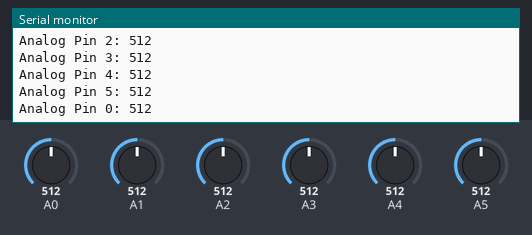
The sketch below on a simulated Arduino Uno, built with avr-gcc and run on an emulated ATmega328P. Parts: the last lines printed to the serial monitor. The inputs (shaded band) are chosen by the test bench; at power-on: A0 = 512, A1 = 512, A2 = 512, A3 = 512, A4 = 512, A5 = 512.

Above: at 6.8 s.
6.9 s: A0 set to 716
At 7.4 s:
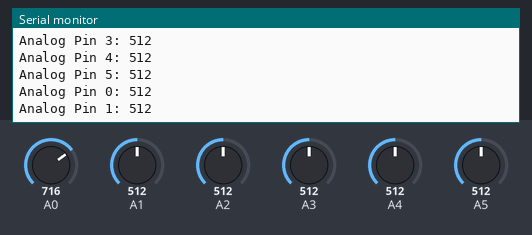
13.6 s: A1 set to 716
At 14.8 s:
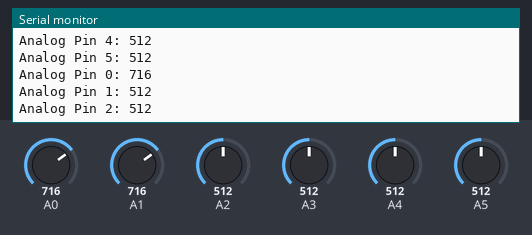
20.3 s: A2 set to 716
At 21.8 s:
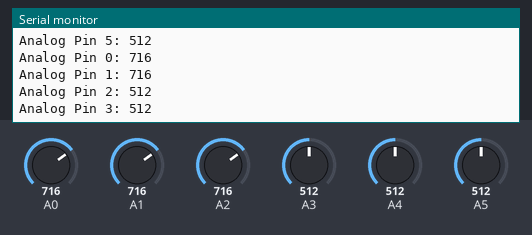
27.0 s: A3 set to 716
At 27.8 s:
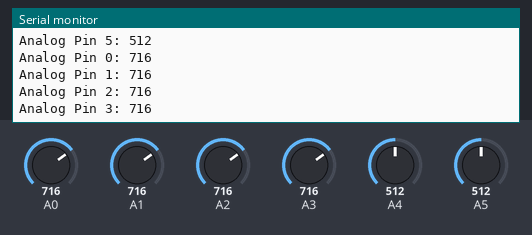
33.7 s: A4 set to 716
At 34.4 s:
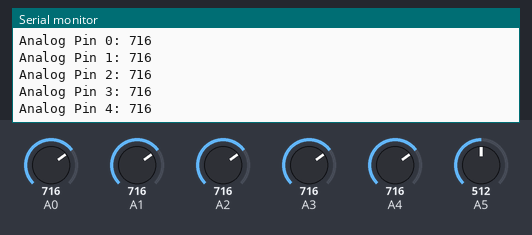
40.4 s: A5 set to 716
At 41.8 s:
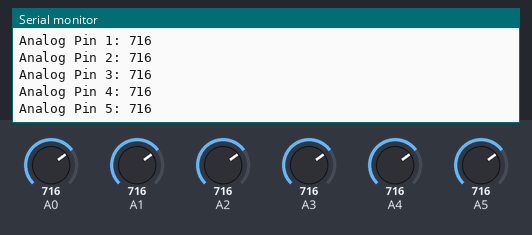
Timing chart, 0 to 43.4 s (numbered marks = the images above; inputs shaded):
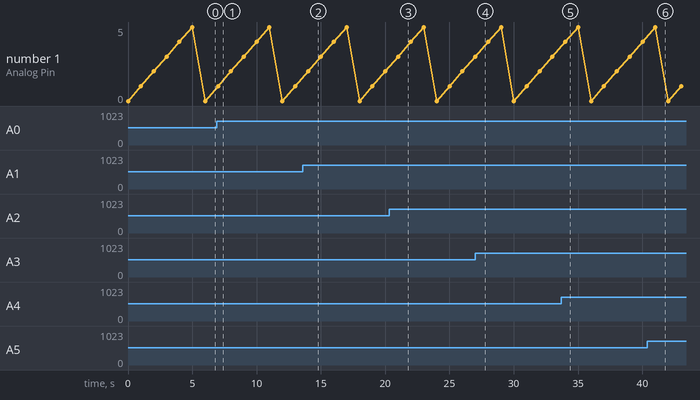

The sketch:

0_test_uno_analog.ino
```cpp
// Test all analog pins on Arduino Uno R3

void setup() {
  // Initialize serial communication
  Serial.begin(9600);
}

void loop() {
  // Read and print the analog value of each pin
  for (int pin = 0; pin <= 5; pin++) {
    int value = analogRead(pin);
    Serial.print("Analog Pin ");
    Serial.print(pin);
    Serial.print(": ");
    Serial.println(value);
    delay(1000);  // Wait for 1 second
  }
}
```

Measured:
- after the input at 27.0 s, the serial monitor: prints a new line at once (image 4)
- after the input at 33.7 s, the serial monitor: prints a new line after 0.32 s (image 5)
- after the input at 40.4 s, the serial monitor: prints a new line after 0.62 s (image 6)
